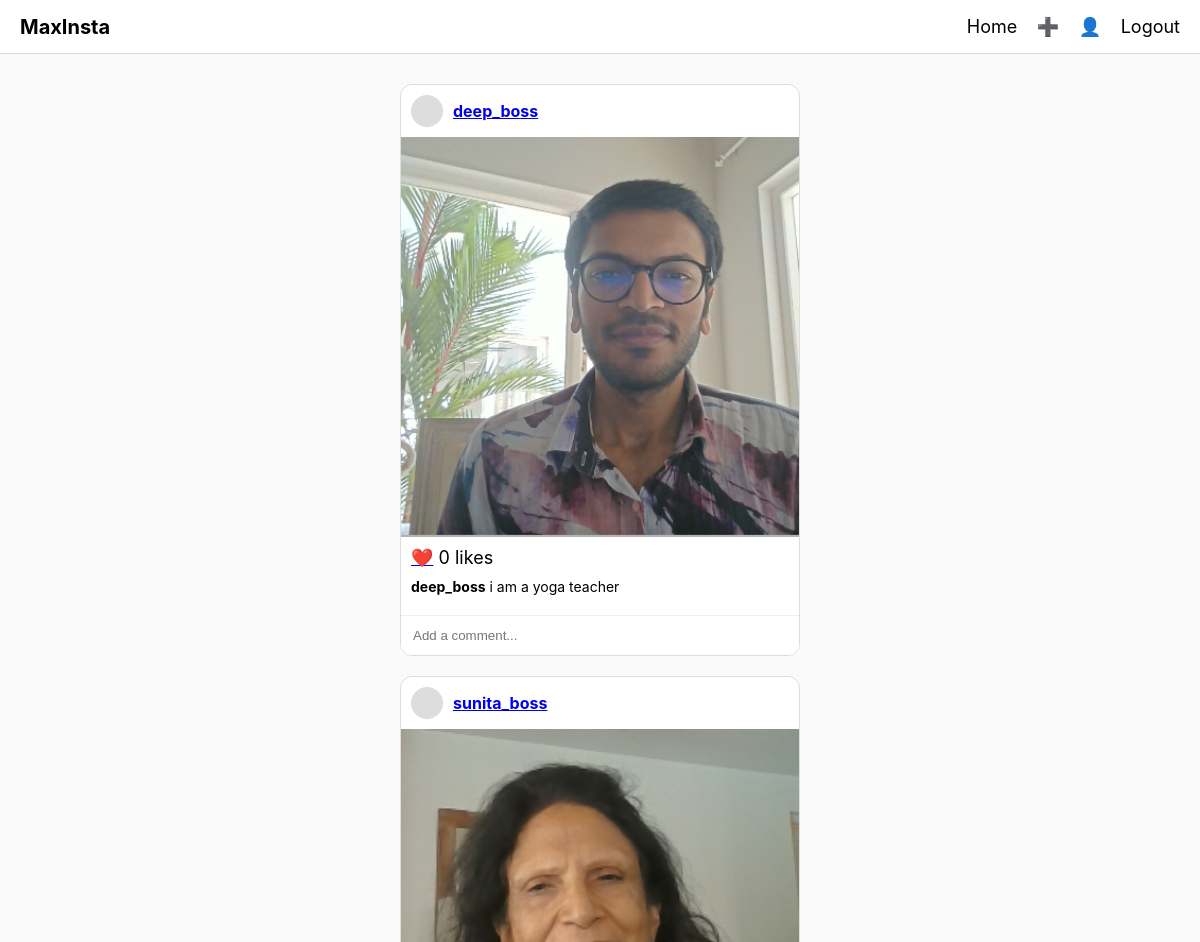
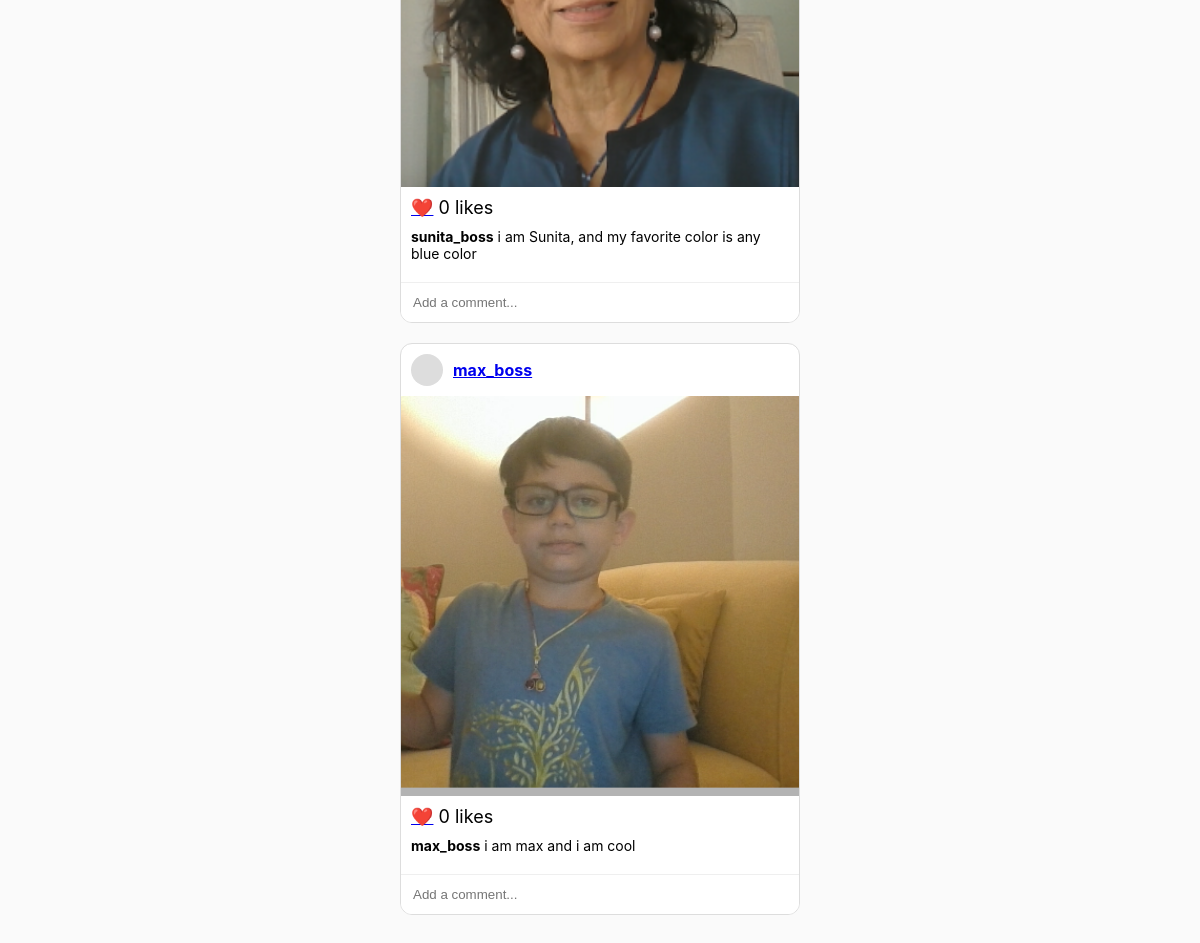
The page / (signed in) on the database its author committed (2 pictures, top to bottom).
### insta/models.py (models this page shows, shortened)
class Post(models.Model):
    user = models.ForeignKey(User, on_delete=models.CASCADE)
    image = models.ImageField(upload_to="posts/")
    caption = models.TextField(blank=True)
    created_at = models.DateTimeField(auto_now_add=True)
    def total_likes(self):
        return self.like_set.count()

### insta/views.py (the view)
# urls.py: path('', views.feed, name="feed"),
@login_required
def feed(request):
    posts = Post.objects.all().order_by("-created_at")
    return render(request, "feed.html", {"posts": posts})

### insta/templates/feed.html (shortened to what this page needs)
{% extends "base.html" %}
{% block content %}
{% for post in posts %}
<div class="post-card">
    <div class="post-header">
        <div class="avatar"></div>
        <a href="/profile/{{ post.user.username }}/">
            {{ post.user.username }}
        </a>
    </div>
    <img class="post-image" src="{{ post.image.url }}">
    <div class="post-actions">
        <a href="/like/{{ post.id }}/">❤️</a>
        <span>{{ post.total_likes }} likes</span>
    </div>
    <div class="post-caption">
        <b>{{ post.user.username }}</b> {{ post.caption }}
    </div>
    <div class="comments">
    </div>
    <form method="POST" action="/comment/{{ post.id }}/" class="comment-form">
        <input name="text" placeholder="Add a comment..." required>
    </form>
</div>
{% empty %}
<p style="text-align:center;">No posts yet.</p>
{% endfor %}
{% endblock %}

### insta/templates/base.html (shortened to what this page needs)
{% load static %}
<!DOCTYPE html>
<html lang="en">
<head>
    <link rel="stylesheet" href="{% static 'style.css' %}">
</head>
<body>
    <div class="navbar">
        <div class="nav-left">MaxInsta</div>
        <div class="nav-right">
            <a href="/">Home</a>
            <a href="/upload/">➕</a>
            <a href="/profile/{{ request.user.username }}/">👤</a>
            <a href="/logout/">Logout</a>
        </div>
    </div>
    <div class="container">
        {% block content %}
        {% endblock %}
    </div>
</body>
</html>

### insta/static/style.css (style rules this page uses)
* { margin: 0; padding: 0; box-sizing: border-box; }
body { font-family: -apple-system, BlinkMacSystemFont, "Segoe UI", Roboto; background: #fafafa; }
.navbar { position: sticky; top: 0; height: 54px; background: white; border-bottom: 1px solid #dbdbdb; display: flex; justify-content: space-between; align-items: center; padding: 0 20px; z-index: 100; }
.nav-left { font-weight: bold; font-size: 20px; }
.nav-right a { margin-left: 15px; text-decoration: none; color: black; font-size: 18px; }
.container { max-width: 600px; margin: 30px auto; }
.post-card { width: 400px; margin: 20px auto; border: 1px solid #ddd; border-radius: 12px; overflow: hidden; background: white; }
.post-header { display: flex; align-items: center; padding: 10px; font-weight: bold; }
.avatar { width: 32px; height: 32px; background: #ddd; border-radius: 50%; margin-right: 10px; }
.post-image { width: 100%; height: 400px; object-fit: cover; display: block; }
.post-actions { padding: 10px; font-size: 18px; }
.post-caption, .comments { padding: 0 10px 10px; font-size: 14px; }
.comment-form { border-top: 1px solid #efefef; }
.comment-form input { width: 100%; border: none; padding: 12px; outline: none; }

### rows shown on the page
Post: user.username "deep_boss", image (picture), total_likes "0", caption "i am a yoga teacher"
Post: user.username "sunita_boss", image (picture), total_likes "0", caption "i am Sunita, and my favorite color is any blue color"
Post: user.username "max_boss", image (picture), total_likes "0", caption "i am max and i am cool"
